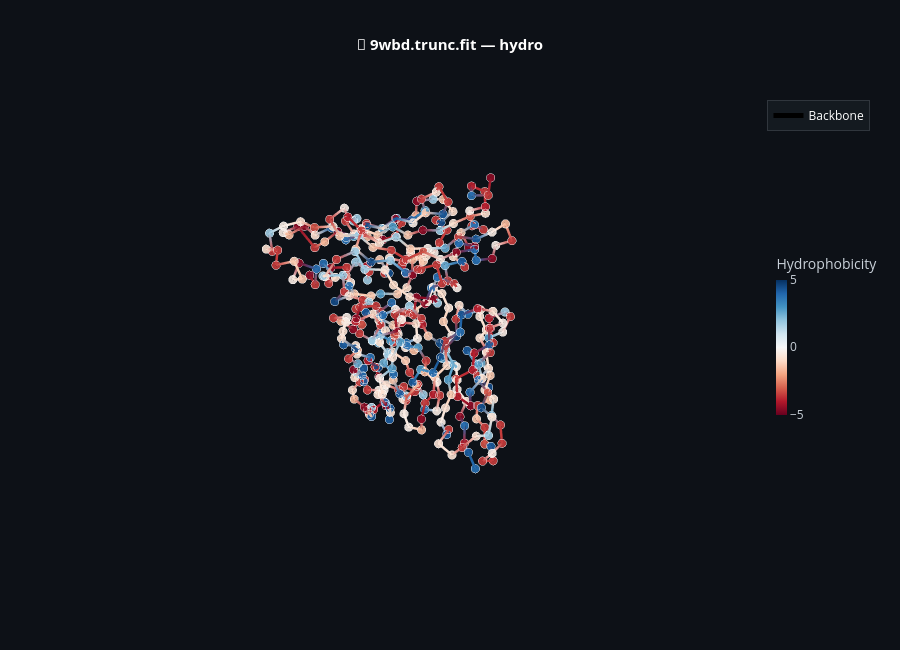

This figure's notebook cell:
### Code cell
viz.show_structure(color_by='hydro')
